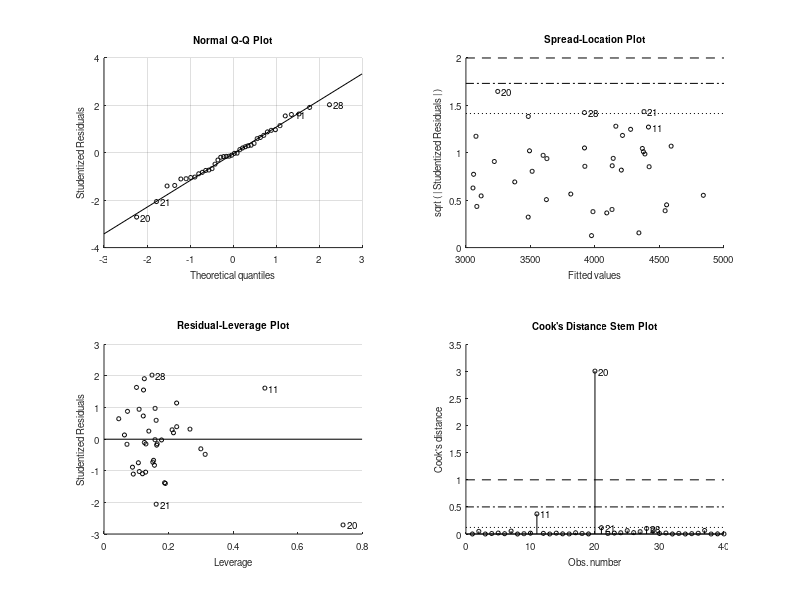

MATLAB code for this plot: (Note: this script raises an error after producing the figure.)
close all;%clear;
%% Loading the data
data = load('engine_thrust.mat');
phi = data.Phi;
y = data.y;
%% Perform regression using OLS method
io_corr = corr(phi,y);
reg_corr = corr(phi,phi);
% rank of phi matrix
r_phi = rank(phi);
% From the correlations we see that the first 5 regressors are heavily
% correlated between each other
mdl1 = fitlm(phi,y)
residuals = (mdl1.Residuals.raw);
% CF graph
cfgraph(residuals);
% lbqtest for whiteness
[h,pvalue] = lbqtest(residuals);
if h == 0
    fprintf("The null hypothesis that the noise is white is not rejected")
end
mean_res = mean(residuals);
% ADTest for Gaussianity
[h_dist,pval_dist] = adtest(residuals);
% R^2, adjusted R^2, and significance of regression reported
%% Part b): Eliminate terms and regress again
% We observe that the intercept term, x2, x3, x4 are insignificant
% (p-value>0.05)
fprintf('\nUpdated Model');
mdl2 = fitlm(phi,y,'y ~ x1 + x5 + x6 - x2 - x3 - x4 - 1');
[h2,pvalue2] = lbqtest(residuals);
if h2 == 0
    fprintf("\nThe null hypothesis that the noise is white is not rejected.\n")
end
mean_res2 = mean(residuals);
% Both AIC and BIC (obtained using mdl.ModelCriterion) agree that second
% model is the better model.(although it has higher mse, it uses fewer
% parameters.)
%% Part c): Perform stepwise regression to check which is the better model
mdl3 = stepwiselm(phi,y,'Upper','linear','PEnter',0.1,'PRemove',0.15);
% Criterion for addition and especially for removal bit relaxed so not
% getting model 2 exactly, but better than model 2
%% Part d): Plot residuals against regressors to check for non-linearities
residuals = (mdl3.Residuals.raw);
figure();
a = [1,3,5,6];
for i = 1:4
    subplot(2,2,i);
    plot(phi(:,a(i)),residuals,'x');
    title('x'+string(a(i)));
    ylabel('Residuals');
    xlabel('regressor');
end
% Regressors x1 & x5 may have some non-linear relationships.
%% Part e)
figure();
subplot(1,2,1);
x5 = phi(:,5);
x1 = phi(:,1);
p = polyfit(x5,residuals,2);
plot(linspace(min(x5),max(x5),40),polyval(p,linspace(min(x5),max(x5),40)),x5,residuals,'x');
title('quadratic fit for x5 vs residuals');ylabel('Residuals');xlabel('regressor');
subplot(1,2,2);
p2 = polyfit(x1,residuals,2);
plot(linspace(min(x1),max(x1),40),polyval(p2,linspace(min(x1),max(x1),40)),x1,residuals,'x');
title('quadratic fit for x1 vs residuals');ylabel('Residuals');xlabel('regressor');
mdl4 = stepwiselm(phi,y,'Upper','quadratic','PEnter',0.1,'PRemove',0.15);
mdl5 = fitlm(phi,y,'y ~ x1 + x5 + x6 + x3 + x1^2 + x5^2 - x2  - x4 - 1');
% x5^2 model has superior F statistic, p value, AIC & BIC